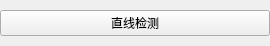
<?xml version="1.0" encoding="UTF-8"?>
<ui version="4.0">
 <class>AutoLineFinder</class>
 <widget class="QWidget" name="AutoLineFinder">
  <property name="geometry">
   <rect>
    <x>0</x>
    <y>0</y>
    <width>270</width>
    <height>46</height>
   </rect>
  </property>
  <property name="windowTitle">
   <string>Form</string>
  </property>
  <layout class="QVBoxLayout" name="verticalLayout">
   <property name="spacing">
    <number>0</number>
   </property>
   <property name="leftMargin">
    <number>0</number>
   </property>
   <property name="topMargin">
    <number>0</number>
   </property>
   <property name="rightMargin">
    <number>0</number>
   </property>
   <property name="bottomMargin">
    <number>0</number>
   </property>
   <item>
    <widget class="QPushButton" name="pushButton">
     <property name="text">
      <string>直线检测</string>
     </property>
    </widget>
   </item>
  </layout>
 </widget>
 <resources/>
 <connections/>
</ui>
